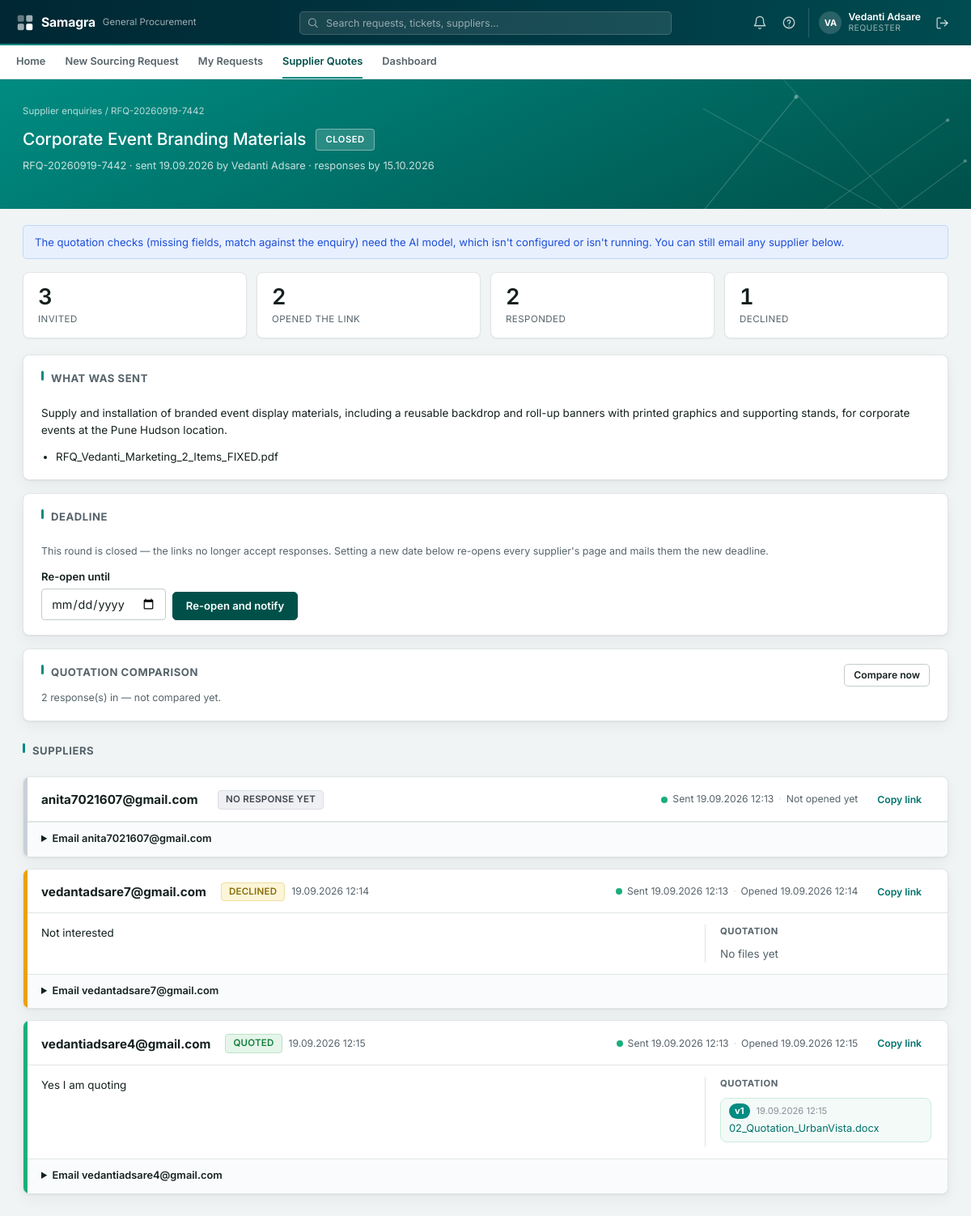
/supplier-rfq/7 (signed in), run on the app's committed database.
### tables this page shows
CREATE TABLE users (
    email           TEXT PRIMARY KEY,
    name            TEXT NOT NULL,
    salt            TEXT NOT NULL,
    password_hash   TEXT NOT NULL,
    created_at      TIMESTAMP NOT NULL
);

CREATE TABLE rfq_rounds (
    id            INTEGER PRIMARY KEY AUTOINCREMENT,
    reference     TEXT NOT NULL UNIQUE,
    case_id       INTEGER REFERENCES cases(id),
    subject       TEXT NOT NULL,
    message       TEXT,
    created_by    TEXT NOT NULL,
    created_at    TIMESTAMP NOT NULL,
    closes_at     TIMESTAMP NOT NULL,
    status        TEXT NOT NULL DEFAULT 'OPEN',
    closed_at     TIMESTAMP
, created_by_email TEXT, offer_analysis TEXT, offer_analysis_at TIMESTAMP);

CREATE TABLE rfq_documents (
    id            INTEGER PRIMARY KEY AUTOINCREMENT,
    round_id      INTEGER NOT NULL REFERENCES rfq_rounds(id),
    doc_type      TEXT,
    filename      TEXT NOT NULL,
    file_path     TEXT NOT NULL,
    file_ext      TEXT,
    size_bytes    INTEGER,
    uploaded_at   TIMESTAMP NOT NULL
);

CREATE TABLE rfq_invitations (
    id             INTEGER PRIMARY KEY AUTOINCREMENT,
    round_id       INTEGER NOT NULL REFERENCES rfq_rounds(id),
    supplier_name  TEXT,
    supplier_email TEXT NOT NULL,
    token          TEXT NOT NULL UNIQUE,
    sent_at        TIMESTAMP,
    send_error     TEXT,
    first_opened_at TIMESTAMP,
    decision       TEXT NOT NULL DEFAULT 'PENDING',
    responded_at   TIMESTAMP,
    response_text  TEXT
, clarified_at TIMESTAMP, clarified_about TEXT, clarification_draft TEXT, clarification_drafted_at TIMESTAMP, check_json TEXT, check_at TIMESTAMP);

CREATE TABLE rfq_response_files (
    id            INTEGER PRIMARY KEY AUTOINCREMENT,
    invitation_id INTEGER NOT NULL REFERENCES rfq_invitations(id),
    filename      TEXT NOT NULL,
    file_path     TEXT NOT NULL,
    file_ext      TEXT,
    size_bytes    INTEGER,
    uploaded_at   TIMESTAMP NOT NULL
);

### routers/supplier_routes.py (the view)
@router.get("/supplier-rfq/{round_id}", response_class=HTMLResponse)
async def rfq_detail(request: Request, round_id: int, user=Depends(require_requester)):
    round_ = db.get_rfq_round(round_id)
    if round_ is None or not _may_see(round_, user):
        return templates.TemplateResponse(request, "errors/404.html", {"user": user}, status_code=404)
    invitations = db.list_rfq_invitations(round_id)
    for inv in invitations:
        inv["files"] = db.list_rfq_response_files(inv["id"])
        inv["versions"] = supplier_rfq.versions(inv["files"])
        inv["link"] = supplier_rfq.portal_link(inv["token"])
        try:
            inv["check"] = json.loads(inv["check_json"]) if inv.get("check_json") else None
        except (TypeError, ValueError):
            inv["check"] = None
        agent_pending = bool(inv.get("clarification_draft")
                             and str(inv.get("clarification_drafted_at") or "") >= str(inv.get("responded_at") or ""))
        inv["suggested_email"] = ""
        if not agent_pending and quotation_check.needs_a_question(inv["check"]):
            asks = list(inv["check"].get("missing_asks") or []) + list(inv["check"].get("discrepancies") or [])
            inv["suggested_email"] = notifications.clarification_text(inv, round_, inv["link"], asks)
    return templates.TemplateResponse(request, "buyer/rfq_detail.html", {
        "user": user, "nav_page": "supplier_rfq", "round": round_,
        "is_open": supplier_rfq.is_open(round_),
        "llm_configured": llm.is_configured(),
        "documents": db.list_rfq_documents(round_id),
        "invitations": invitations,
        "responded": sum(1 for i in invitations if i["responded_at"]),
        "declined": sum(1 for i in invitations if i["decision"] == "DECLINED"),
        "opened": sum(1 for i in invitations if i["first_opened_at"]),
        "case": db.get_case(round_["case_id"]) if round_["case_id"] else None,
        "flash": request.session.pop("rfq_flash", None),
        "today": date.today().isoformat(),
    })

### templates/buyer/rfq_detail.html (shortened to what this page needs)
{% extends "base.html" %}
{% block hero %}
<div class="sf-hero-band">
    <div class="sf-hero-inner">
        <div class="sf-hero-breadcrumb"><a href="/supplier-rfq">Supplier enquiries</a> / {{ round.reference }}</div>
        <div class="sf-hero-row">
            <div class="sf-hero-title-group">
                <h1 class="sf-hero-title">{{ round.subject }}</h1>
                <span class="sf-status-onteal">{{ "Open" if is_open else "Closed" }}</span>
            </div>
        </div>
        <p class="sf-hero-meta">
            {{ round.reference }} · sent {{ round.created_at | date }} by {{ round.created_by }}
            · responses by {{ round.closes_at | date }}
        </p>
    </div>
</div>
{% endblock %}
{% block content %}
{% if not llm_configured %}
<div class="sf-alert sf-alert--info">The quotation checks (missing fields, match against the enquiry) need the AI model, which isn't configured or isn't running. You can still email any supplier below.</div>
{% endif %}
<div class="sf-kpi-row">
    <div class="sf-kpi"><div class="sf-kpi__value">{{ invitations | length }}</div><div class="sf-kpi__label">Invited</div></div>
    <div class="sf-kpi"><div class="sf-kpi__value">{{ opened }}</div><div class="sf-kpi__label">Opened the link</div></div>
    <div class="sf-kpi"><div class="sf-kpi__value">{{ responded }}</div><div class="sf-kpi__label">Responded</div></div>
    <div class="sf-kpi"><div class="sf-kpi__value">{{ declined }}</div><div class="sf-kpi__label">Declined</div></div>
</div>
{% if round.message %}
<div class="sf-card">
    <h2 class="sf-section-header" style="margin-top:0;">What was sent</h2>
    <p style="white-space:pre-line;margin:0 0 12px;">{{ round.message }}</p>
    {% if documents %}
    <ul style="margin:0;padding-left:18px;font-size:0.84rem;">
        {% for d in documents %}<li>{{ d.filename }}</li>{% endfor %}
    </ul>
    {% endif %}
</div>
{% endif %}
<div class="sf-card">
    <h2 class="sf-section-header" style="margin-top:0;">Deadline</h2>
    {% if is_open %}
    <p class="sf-caption" style="margin:0 0 12px;">
        Supplier links accept responses until the end of <strong>{{ round.closes_at | date }}</strong>.
    </p>
    {% else %}
    <p class="sf-caption" style="margin:0 0 12px;">
        This round is closed — the links no longer accept responses. Setting a new
        date below re-opens every supplier's page and mails them the new deadline.
    </p>
    {% endif %}
    <div style="display:flex;gap:16px;flex-wrap:wrap;align-items:flex-end;">
        <form method="post" action="/supplier-rfq/{{ round.id }}/extend" style="display:flex;gap:8px;align-items:flex-end;">
            <div class="sf-field" style="margin:0;">
                <label for="closes_on">{{ "Extend to" if is_open else "Re-open until" }}</label>
                <input type="date" id="closes_on" name="closes_on" min="{{ today }}" required>
            </div>
            <button type="submit" class="sf-btn sf-btn--primary">
                {{ "Extend and notify" if is_open else "Re-open and notify" }}
            </button>
        </form>
    </div>
</div>
{% if responded %}
<div class="sf-card">
    <div style="display:flex;justify-content:space-between;align-items:flex-start;gap:12px;flex-wrap:wrap;">
        <div>
            <h2 class="sf-section-header" style="margin:0 0 4px;">Quotation comparison</h2>
            {% if round.offer_analysis_at %}
            <p class="sf-caption" style="margin:0;">
                Last compared {{ round.offer_analysis_at | timestamp }} ·
                totals read by the model, normalised and ranked in code
            </p>
            {% else %}
            <p class="sf-caption" style="margin:0;">
                {{ responded }} response(s) in — not compared yet.
            </p>
            {% endif %}
        </div>
        <form method="post" action="/agents/offer/run">
            <button type="submit" class="sf-btn sf-btn--secondary sf-btn--sm">
                {{ "Re-run comparison" if round.offer_analysis else "Compare now" }}
            </button>
        </form>
    </div>
</div>
{% endif %}
<h2 class="sf-section-header">Suppliers</h2>
<div class="sf-sups">
{% for i in invitations %}
{% set state = "quoted" if i.decision == "ACCEPTED" else "declined" if i.decision == "DECLINED" else "pending" %}
<div class="sf-card sf-sup sf-sup--{{ state }}">
    <div class="sf-sup__head">
        <div class="sf-sup__who">
            <b>{{ i.supplier_name or i.supplier_email }}</b>
        </div>
        <div class="sf-sup__state">
            {% if state == "quoted" %}
            <span class="sf-list-chip" style="background:#E5F5EA;color:#15803D;border:1px solid #BEE3C8;">Quoted</span>
            {% elif state == "declined" %}
            <span class="sf-list-chip" style="background:#FCF5D8;color:#8A6D0B;border:1px solid #EEDD9F;">Declined</span>
            {% else %}
            <span class="sf-list-chip" style="background:#EEF0F3;color:#42474F;border:1px solid #DBDEE3;">No response yet</span>
            {% endif %}
            {% if i.responded_at %}<span class="sf-sup__when">{{ i.responded_at | timestamp }}</span>{% endif %}
        </div>
        <div class="sf-sup__mail">
            {% if i.send_error %}
            {# Named rather than hidden: a bidder who never got the mail looks
               exactly like one who is ignoring you, and they need different
               chasing. #}
            <span class="sf-sup__dot is-bad"></span>Not delivered <small title="{{ i.send_error }}">— {{ i.send_error | truncate(60) }}</small>
            {% elif i.sent_at %}
            <span class="sf-sup__dot is-ok"></span>Sent {{ i.sent_at | timestamp }}
            {% else %}
            <span class="sf-sup__dot"></span>Not sent
            {% endif %}
            <span class="sf-sup__sep">·</span>
            {% if i.first_opened_at %}Opened {{ i.first_opened_at | timestamp }}{% else %}Not opened yet{% endif %}
            <button type="button" class="sf-btn sf-btn--ghost sf-btn--sm sf-copy" data-copy="{{ i.link }}" title="{{ i.link }}">Copy link</button>
        </div>
    </div>
    {% if i.response_text or i.check or i.versions %}
    <div class="sf-sup__body">
        <div class="sf-sup__quote">
            {% if i.response_text %}<p class="sf-sup__text">{{ i.response_text }}</p>{% endif %}
        </div>
        <div class="sf-sup__files">
            {% if i.versions %}
            <div class="sf-sup__files-title">{{ "Quotation" if i.versions | length == 1 else "Quotation · " ~ (i.versions | length) ~ " versions" }}</div>
            {% for v in i.versions | reverse %}
            <div class="sf-rfq-ver {{ 'is-current' if v.current else 'is-old' }}">
                <div class="sf-rfq-ver__head"><span class="sf-rfq-ver__tag">v{{ v.version }}</span><span class="sf-rfq-ver__at">{{ v.at | timestamp }}</span></div>
                {% for f in v.files %}
                <a class="sf-rfq-ver__file" href="/supplier-rfq/{{ round.id }}/file/{{ f.id }}">{{ f.filename }}</a>
                {% endfor %}
            </div>
            {% endfor %}
            {% else %}
            <div class="sf-sup__files-title">Quotation</div>
            <span class="sf-muted">No files yet</span>
            {% endif %}
        </div>
    </div>
    {% endif %}
    <div class="sf-sup__foot">
        <details class="sf-clarify sf-clarify--any" {{ "open" if i.suggested_email }}>
            <summary>{% if i.suggested_email %}Ask {{ i.supplier_name or i.supplier_email }} for what's missing — draft ready{% else %}Email {{ i.supplier_name or i.supplier_email }}{% endif %}</summary>
        </details>
    </div>
</div>
{% endfor %}
</div>
{% endblock %}

### templates/base.html (shortened to what this page needs)
<!doctype html>
<html lang="en">
<head>
    <link rel="stylesheet" href="{{ asset_url('/static/css/base.css') }}">
    <link rel="stylesheet" href="{{ asset_url('/static/css/header.css') }}">
    <link rel="stylesheet" href="{{ asset_url('/static/css/forms.css') }}">
    <link rel="stylesheet" href="{{ asset_url('/static/css/queue.css') }}">
    <link rel="stylesheet" href="{{ asset_url('/static/css/login.css') }}">
    <link rel="stylesheet" href="{{ asset_url('/static/css/detail-hero.css') }}">
    <link rel="stylesheet" href="{{ asset_url('/static/css/new-request-form.css') }}">
    <link rel="stylesheet" href="{{ asset_url('/static/css/requester-home.css') }}">
    <link rel="stylesheet" href="{{ asset_url('/static/css/login-split.css') }}">
    <link rel="stylesheet" href="{{ asset_url('/static/css/confirm-success.css') }}">
    <link rel="stylesheet" href="{{ asset_url('/static/css/my-requests.css') }}">
    <link rel="stylesheet" href="{{ asset_url('/static/css/buyer-queue-list.css') }}">
    <link rel="stylesheet" href="{{ asset_url('/static/css/case-status.css') }}">
</head>
<body class="{% block body_class %}{% endblock %}">
{% import "_macros/icons.html" as ic %}
{% import "_macros/notification_panel.html" as np %}
{% if user %}
<div class="sf-shell-header">
    <div class="sf-shell-header__row">
        <div class="sf-shell-brand">
            <span class="sf-shell-brand__name">Samagra</span>
            <span class="sf-shell-brand__dept">General Procurement</span>
        </div>
        {% if not user.is_admin %}
        <form class="sf-shell-search" method="get" action="{{ '/queue' if user.role == 'buyer' else '/requests' }}">
            <input type="text" name="q" placeholder="Search requests, tickets, suppliers..." value="{{ request.query_params.get('q', '') }}">
        </form>
        {% else %}
        <div class="sf-shell-search" style="visibility:hidden;"></div>
        {% endif %}
        <div class="sf-shell-actions">
            {{ np.render(notifications) }}
            <a class="sf-shell-icon-btn" href="mailto:procurement.intake.demo@outlook.com" title="Help &amp; support">{{ ic.icon("help-circle", 18) }}</a>
            <div class="sf-shell-user">
                <span class="sf-avatar">{{ user.name | initials }}</span>
                <div class="sf-shell-user__meta">
                    <span class="sf-shell-user__name">{{ user.name }}</span>
                    <span class="sf-shell-user__role">{{ "Procurement head" if user.is_admin else ("Buyer (GP)" if user.role == "buyer" else "Requester") }}</span>
                </div>
            </div>
            <form class="sf-logout-form" method="post" action="/logout">
                <button type="submit" class="sf-shell-icon-btn" title="Log out">{{ ic.icon("log-out", 17) }}</button>
            </form>
        </div>
    </div>
</div>
{% if not hide_nav_tabs %}
<div class="sf-shell-subnav">
    <div class="sf-shell-subnav__row">
        {% if user.role == "requester" %}
        <a class="sf-shell-subnav__link {{ 'active' if nav_page == 'home' else '' }}" href="/home">Home</a>
        <a class="sf-shell-subnav__link {{ 'active' if nav_page == 'new_request' else '' }}" href="/requests/new">New Sourcing Request</a>
        <a class="sf-shell-subnav__link {{ 'active' if nav_page == 'my_requests' else '' }}" href="/requests">My Requests</a>
        <a class="sf-shell-subnav__link {{ 'active' if nav_page == 'supplier_rfq' else '' }}" href="/supplier-rfq">Supplier Quotes</a>
        <a class="sf-shell-subnav__link {{ 'active' if nav_page == 'dashboard' else '' }}" href="/dashboard">Dashboard</a>
        {% elif user.is_admin %}
        {# The procurement head monitors; the dashboard is the whole job. No
           queue, no cases of their own, no mailbox to work. #}
        <a class="sf-shell-subnav__link active" href="/dashboard">Dashboard</a>
        {% endif %}
    </div>
</div>
{% endif %}
{% endif %}
{% block hero %}{% endblock %}
<main class="sf-content {% block content_width %}{% endblock %}">
    {% block content %}{% endblock %}
</main>
</body>
</html>

### templates/_macros/notification_panel.html (shortened to what this page needs)
{% import "_macros/icons.html" as ic %}
{% macro render(notifications) %}
<div class="sf-notif" data-notif>
    <button type="button" class="sf-shell-icon-btn" data-notif-trigger aria-label="Notifications">
    </button>
</div>
{% endmacro %}

### data on the page
users: name|initials "VA", name "Vedanti Adsare"
rfq_rounds: reference "RFQ-20260919-7442", subject "Corporate Event Branding Materials", created_at "19.09.2026", created_by "Vedanti Adsare", closes_at "15.10.2026", message "Supply and installation of branded event display materials, including a reusable backdrop and roll-up banners with printed graphics and supporting stands, for corporate events at the Pune Hudson location."
rfq_documents: filename "RFQ_Vedanti_Marketing_2_Items_FIXED.pdf"
rfq_invitations: supplier_email "anita7021607@gmail.com", shows "NO RESPONSE YET", sent_at "19.09.2026 12:13", shows "Not opened yet"
rfq_invitations: supplier_email "vedantadsare7@gmail.com", shows "DECLINED", responded_at "19.09.2026 12:14", sent_at "19.09.2026 12:13", first_opened_at "19.09.2026 12:14", response_text "Not interested", shows "QUOTATION"
rfq_invitations: supplier_email "vedantiadsare4@gmail.com", shows "QUOTED", responded_at "19.09.2026 12:15", sent_at "19.09.2026 12:13", first_opened_at "19.09.2026 12:15", response_text "Yes I am quoting", versions "QUOTATION"
rfq_response_files: version "1", at "19.09.2026 12:15", filename "02_Quotation_UrbanVista.docx"

### other printed values
{{ "Open" if is_open else "Closed" }} "CLOSED"
{{ invitations | length }} "3"
{{ opened }} "2"
{{ responded }} "2"
{{ declined }} "1"
{{ "Extend to" if is_open else "Re-open until" }} "Re-open until"
{{ "Extend and notify" if is_open else "Re-open and notify" }} "Re-open and notify"
{{ "Re-run comparison" if round.offer_analysis else "Compare now" }} "Compare now"
